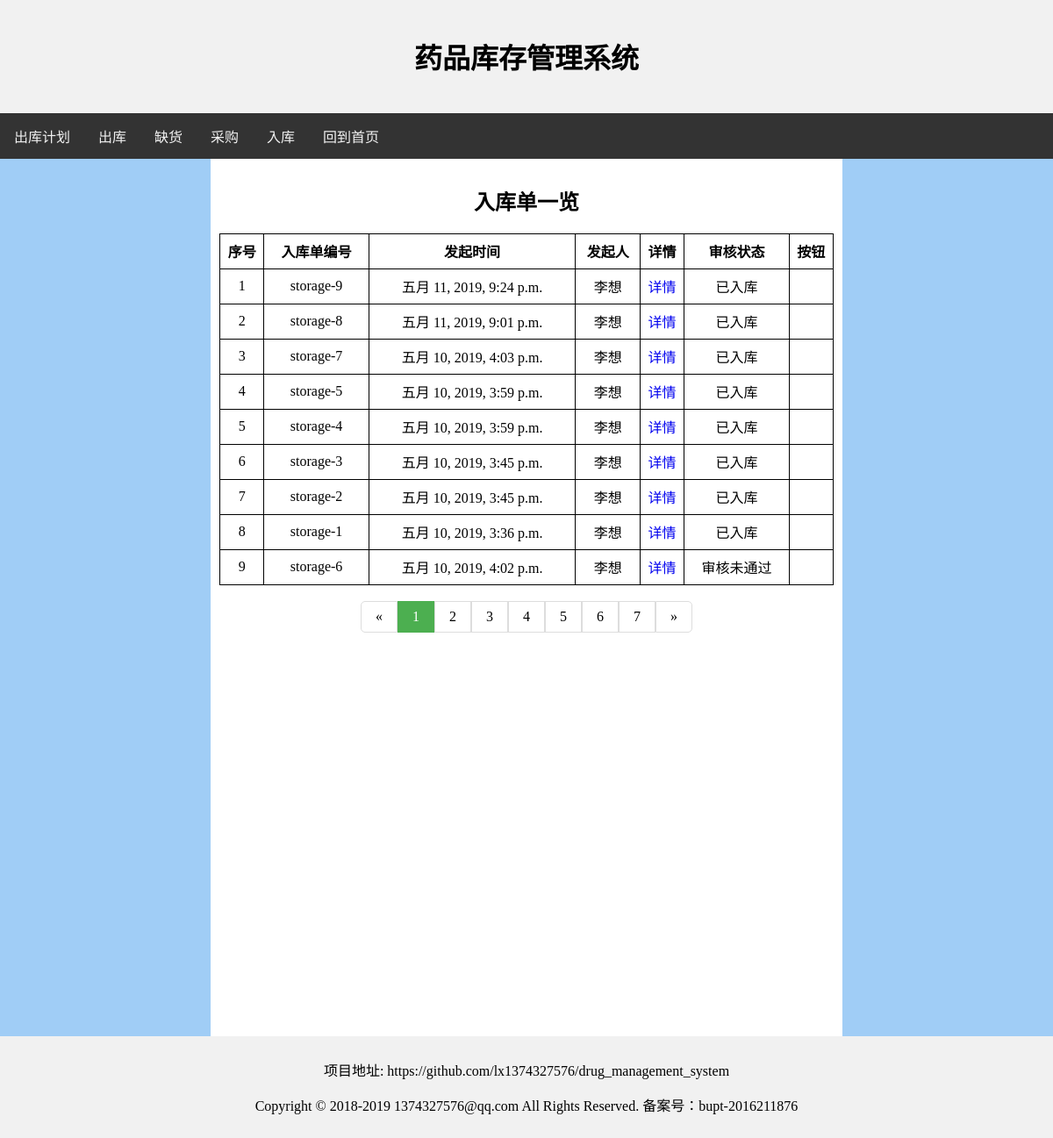
Page /storage/query/1 on the earlier database version.
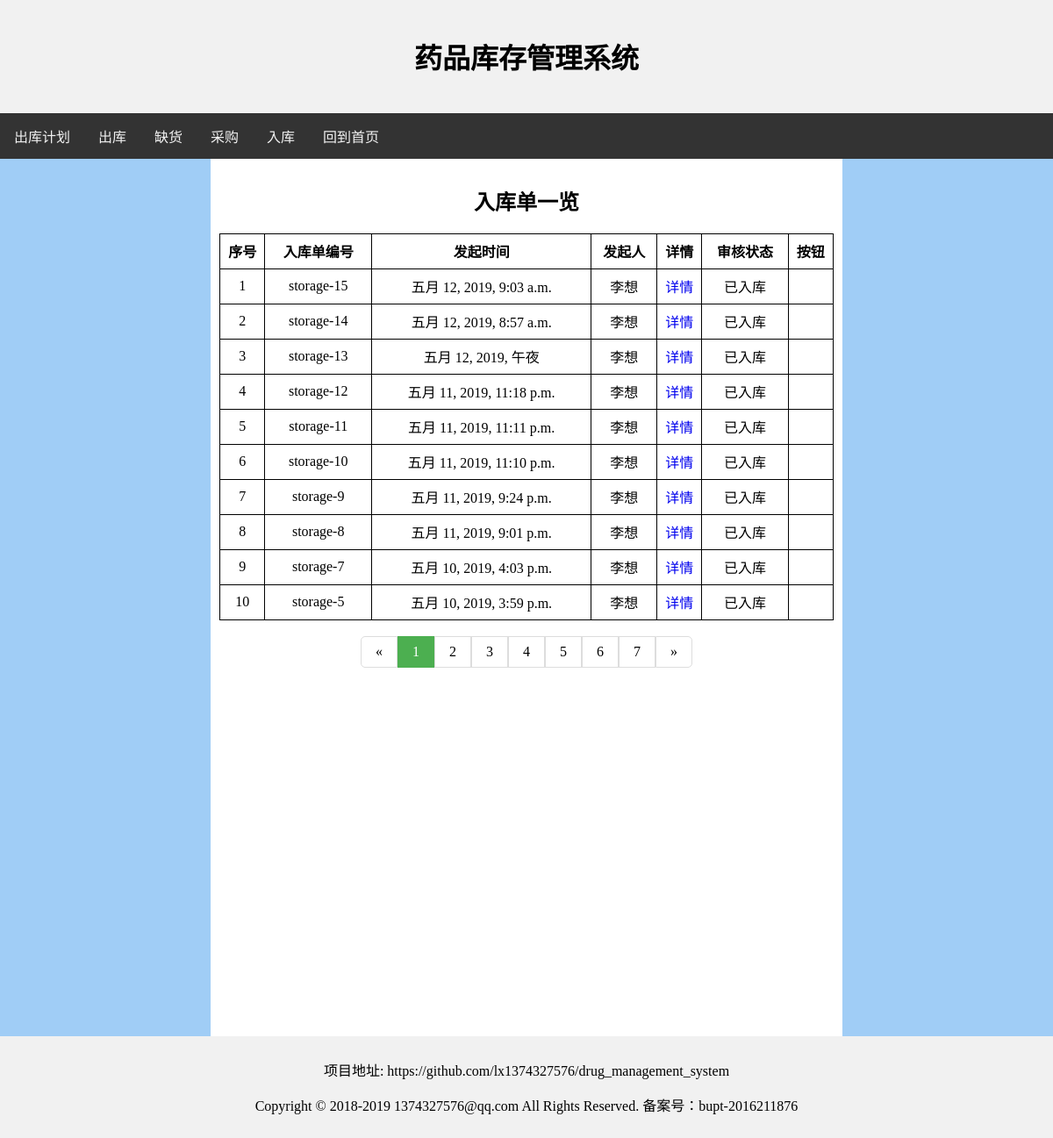
Same page on the later database version.
### storage/models.py (models this page shows)
class Storage(models.Model):
    id = models.IntegerField('id', primary_key=True)
    due_time = models.DateTimeField('due_time', default=timezone.now)
    create_time = models.DateTimeField('create_time', default=timezone.now)
    create_user = models.ForeignKey(User, on_delete=models.CASCADE)
    status = models.IntegerField('status', default=0)  # 0 未审核 1 未入库 2 已入库 3 审核未通过
    check_time = models.DateTimeField('check_time', default=timezone.now)

### user/models.py (models this page shows, shortened)
class User(models.Model):
    id = models.IntegerField('id', primary_key=True)
    user_name = models.CharField('user_name', unique=True, blank=False, max_length=20)
    create_time = models.DateTimeField('create_time', default=timezone.now)
    is_admin = models.BooleanField('is_admin', default=False)
    password = models.CharField('password', blank=False, max_length=20)
    worker_type = models.IntegerField('worker_type', default=0)

### storage/views.py (the view)
# urls.py: path('query/<int:page_id>', views.query_page, name='query_page'),
def query_page(request, page_id):
    storage_list = Storage.objects.all().order_by('status', '-id')
    list_length = storage_list.count()
    if page_id*10 >= list_length+10:
        return HttpResponseRedirect(reverse('storage:query') + str((list_length-1) // 10+1))
    storage_list = storage_list[(page_id-1)*10:min(page_id*10, list_length)]
    status_dict = {
        1: '未入库',
        2: '已入库',
        0: '待审核',
        3: '审核未通过',
    }
    context = {
        'storage_list': storage_list,
        'status_dict': status_dict,
        'page_id': page_id,
        'page_id_minus': page_id-1,
        'page_id_plus': page_id+1,
        'page_id_minus2': page_id-2,
        'page_id_minus3': page_id-3,
        'page_id_plus2': page_id+2,
        'page_id_plus3': page_id+3,
    }
    return render(request, 'storage/query.html', context)

### storage/templates/storage/query.html (shortened to what this page needs)
<html>
    <head>
    </head>
    <body>
        <div class="header">
            <h1>药品库存管理系统</h1>
        </div>
        <div class="topnav">
            <a href="{% url 'demand:demand' %}">出库计划</a>
            <a href="{% url 'checkout:checkout' %}">出库</a>
            <a href="{% url 'lack:lack' %}">缺货</a>
            <a href="{% url 'purchase:purchase' %}">采购</a>
            <a href="{% url 'storage:storage' %}">入库</a>
            <a href="{% url 'user:index' %}">回到首页</a>
        </div>
        <div class="row">
            <div class="column left">
            </div>
            <div class="column middle">
                <div class="submit-div">
                    <h2> 入库单一览 </h2>
                </div>
                <table>
                    <tr>
                        <td> <strong>序号</strong> </td>
                        <td> <strong>入库单编号</strong> </td>
                        <td> <strong>发起时间</strong> </td>
                        <td> <strong>发起人</strong> </td>
                        <td> <strong>详情</strong> </td>
                        <td> <strong>审核状态</strong> </td>
                        <td> <strong>按钮</strong> </td>
                    </tr>
                    {% for storage in storage_list %}
                        <tr>
                            {% widthratio page_id_minus 1 10 as page_id_tmp %}
                            <td> {{forloop.counter|add:page_id_tmp}} </td>
                            <td> storage-{{storage.id}} </td>
                            <td> {{storage.create_time}} </td>
                            <td> {{storage.create_user.user_name}} </td>
                            <td><a href="{% url 'storage:query_detail' storage.id %}">详情</a></td>
                            {% if storage.status == 2 %}
                                <td>
                                    {{status_dict.2}}
                                </td>
                                <td></td>
                            {% endif %}
                            {% if storage.status == 3 %}
                                <td>
                                    {{status_dict.3}}
                                </td>
                                <td></td>
                            {% endif %}
                        </tr>
                    {% endfor %}
                </table>
                <br>
                <div class="submit-div">
                    <ul class="pagination">
                        {% if page_id < 4 %}
                            {% if page_id == 1 %}
                                <li><a href="{% url 'storage:query_page' 1 %}">«</a></li>
                                <li><a class='active' href="{% url 'storage:query_page' 1 %}">1</a></li>
                                <li><a href="{% url 'storage:query_page' 2 %}">2</a></li>
                                <li><a href="{% url 'storage:query_page' 3 %}">3</a></li>
                                <li><a href="{% url 'storage:query_page' 4 %}">4</a></li>
                            {% endif %}
                            <li><a href="{% url 'storage:query_page' 5 %}">5</a></li>
                            <li><a href="{% url 'storage:query_page' 6 %}">6</a></li>
                            <li><a href="{% url 'storage:query_page' 7 %}">7</a></li>
                            <li><a href="{% url 'storage:query_page' page_id_plus %}">»</a></li>
                        {% endif %}
                    </ul>
                </div>
            </div>
            <div class="column right">
            </div>
        </div>
        <div class="footer">
            <p>项目地址: https://github.com/lx1374327576/drug_management_system</p>
            <p>Copyright © 2018-2019 1374327576@qq.com All Rights Reserved. 备案号：bupt-2016211876</p>
        </div>
    </body>
</html>

Differences in the rows shown:
no longer on this page (row unchanged): Storage: id "4", create_time "五月 10, 2019, 3:59 p.m.", create_user.user_name "李想", status_dict "已入库"
no longer on this page (row unchanged): Storage: id "3", create_time "五月 10, 2019, 3:45 p.m.", create_user.user_name "李想", status_dict "已入库"
no longer on this page (row unchanged): Storage: id "2", create_time "五月 10, 2019, 3:45 p.m.", create_user.user_name "李想", status_dict "已入库"
no longer on this page (row unchanged): Storage: id "1", create_time "五月 10, 2019, 3:36 p.m.", create_user.user_name "李想", status_dict "已入库"
no longer on this page (row unchanged): Storage: id "6", create_time "五月 10, 2019, 4:02 p.m.", create_user.user_name "李想", status_dict "审核未通过"
added Storage: id "15", create_time "五月 12, 2019, 9:03 a.m.", create_user.user_name "李想", status_dict "已入库"
added Storage: id "14", create_time "五月 12, 2019, 8:57 a.m.", create_user.user_name "李想", status_dict "已入库"
added Storage: id "13", create_time "五月 12, 2019, 午夜", create_user.user_name "李想", status_dict "已入库"
added Storage: id "12", create_time "五月 11, 2019, 11:18 p.m.", create_user.user_name "李想", status_dict "已入库"
added Storage: id "11", create_time "五月 11, 2019, 11:11 p.m.", create_user.user_name "李想", status_dict "已入库"
added Storage: id "10", create_time "五月 11, 2019, 11:10 p.m.", create_user.user_name "李想", status_dict "已入库"
